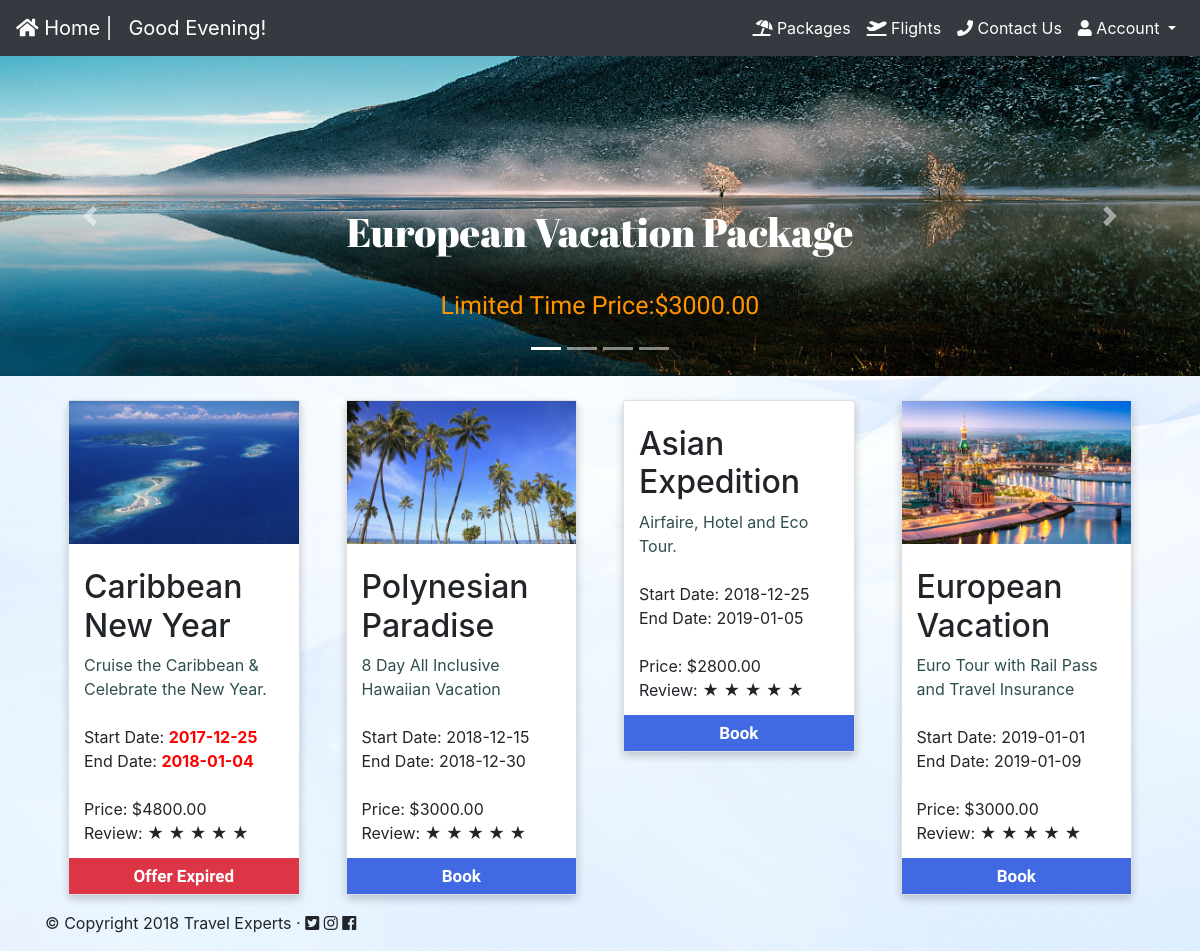
/package.php, run on the app's committed database.
### tables this page shows
CREATE TABLE `packages` (
  `PackageId` int(11) NOT NULL,
  `PkgName` varchar(50) NOT NULL,
  `PkgStartDate` date DEFAULT NULL,
  `PkgEndDate` date DEFAULT NULL,
  `PkgDesc` varchar(50) DEFAULT NULL,
  `PkgBasePrice` decimal(19,2) NOT NULL,
  `PkgAgencyCommission` decimal(19,2) DEFAULT NULL
);

### package.php (the view, shortened to what this page needs)
<!DOCTYPE html>
<html>
<head>
    <?php
	include_once("pop.php");
	include ("header.php");
	function datePassed($startTime){
	    $dbTime = date ("Y-m-d H:i:s",  strtotime($startTime));
        $realtime = date("Y-m-d H:i:s");
        if($dbTime >= $realtime){
            return false;
        }
        if($dbTime < $realtime){
            return true;
        }
	}
?>
</head>
<body>
    <div class="slides">
        <div id="demo" class="carousel slide" data-ride="carousel">
            <ul class="carousel-indicators">
                <li data-target="#demo" data-slide-to="0" class="active"></li>
                <li data-target="#demo" data-slide-to="1"></li>
                <li data-target="#demo" data-slide-to="2"></li>
                <li data-target="#demo" data-slide-to="3"></li>
            </ul>
            <div class="carousel-inner">
                <div class="carousel-item active">
                    <img src="euu.jpg" alt="Europe" >
                    <div class="carousel-caption">
                        <h3>European Vacation Package</h3><br />
                        <p id="p1">Limited Time Price:$3000.00</p>
                    </div>
                </div>
            </div>
            <a class="carousel-control-prev" href="#demo" data-slide="prev">
                <span class="carousel-control-prev-icon"></span>
            </a>
            <a class="carousel-control-next" href="#demo" data-slide="next">
                <span class="carousel-control-next-icon"></span>
            </a>
        </div>
    </div>
    <br />
    <div class="pos">
        <div class="row" >
               <div class="col-xs-12 col-md-6 col-lg-4 col-xl-3">
            <div class="column" style="width:100%;">
                           <div class="card">
                    <img src="caaa.jpg" alt="" style="width:100%">
                    <div class="container" style="height:350px;"><br />
                            <?php
                    $result = mysqli_query($dbh, "SELECT PkgName, PkgStartDate, PkgEndDate, PkgDesc, PkgBasePrice FROM packages WHERE PackageId = 1");
                    $row = mysqli_fetch_assoc($result);
                    print ("<h2>" . $row["PkgName"] . "</h2>");
                    print ("<span style='color:darkslategrey;'>" . $row["PkgDesc"] . "</span><br /><br />");
                    if(datePassed($row["PkgStartDate"])){
                        print ("Start Date: <span style='color:red; font-weight:bold;'>" . $row["PkgStartDate"] . "</span><br />");
                        print ("End Date: <span style='color:red; font-weight:bold;'>" . $row["PkgEndDate"] . "</span><br /><br />");
                        }
                    else{
                        print ("Start Date: " . $row["PkgStartDate"] . "<br />");
                        print ("End Date: " . $row["PkgEndDate"] . "<br /><br />");
                        }
                    print ("Price: $" . $row["PkgBasePrice"] . "<br />");
                    print ("Review:  &#9733 &#9733 &#9733 &#9733 &#9733" . "<br />")
                    ?>
                        <?php
                    if(!datePassed($row["PkgStartDate"])){
                        echo '<p><a href="logincheck.php" style="color:white; text-decoration:none;"><button class="button bottom-align-text">Book</button></a></p>';
                    }
                    else{
                         echo '<p><div class="button bottom-align-text btn-danger" style="cursor:default;">Offer Expired</div></p>';
                    }
                    ?>
                    </div>
                </div>
            </div>
            </div>
             <div class="col-xs-12 col-md-6 col-lg-4 col-xl-3">
            <div class="column" style="width:100%;">
                   <div class="card">
                    <img src="pol.jpg" alt="" style="width:100%">
                    <div class="container" style="height:350px;"><br />
                    <?php
                    $result = mysqli_query($dbh, "SELECT PkgName, PkgStartDate, PkgEndDate, PkgDesc, PkgBasePrice FROM packages WHERE PackageId = 2");
                    $row = mysqli_fetch_assoc($result);
                    print ("<h2>" . $row["PkgName"] . "</h2>");
                    print ("<span style='color:darkslategrey;'>" . $row["PkgDesc"] . "</span><br /><br />");
                    if(datePassed($row["PkgStartDate"])){
                        print ("Start Date: <span style='color:red; font-weight:bold;'>" . $row["PkgStartDate"] . "</span><br />");
                        print ("End Date: <span style='color:red; font-weight:bold;'>" . $row["PkgEndDate"] . "</span><br /><br />");
                        }
                    else{
                        print ("Start Date: " . $row["PkgStartDate"] . "<br />");
                        print ("End Date: " . $row["PkgEndDate"] . "<br /><br />");
                        }
                    print ("Price: $" . $row["PkgBasePrice"] . "<br />");
                    print ("Review:  &#9733 &#9733 &#9733 &#9733 &#9733" . "<br />")
                    ?>
                    <?php
                    if(!datePassed($row["PkgStartDate"])){
                        echo '<p><a href="logincheck.php" style="color:white; text-decoration:none;"><button class="button bottom-align-text">Book</button></a></p>';
                    }
                    else{
                         echo '<p><div class="button bottom-align-text btn-danger" style="cursor:default;">Offer Expired</div></p>';
                    }
                    ?>
                    </div>
                </div>
            </div>
            </div>
         <div class="col-xs-12 col-md-6 col-lg-4 col-xl-3">
            <div class="column" style="width:100%;">
            <div class="card">
                     <div class="container" style="height:350px;"><br />
                    <?php
                    $result = mysqli_query($dbh, "SELECT PkgName, PkgStartDate, PkgEndDate, PkgDesc, PkgBasePrice FROM packages WHERE PackageId = 3");
                    $row = mysqli_fetch_assoc($result);
                    print ("<h2>" . $row["PkgName"] . "</h2>");
                    print ("<span style='color:darkslategrey;'>" . $row["PkgDesc"] . "</span><br /><br />");
                    if(datePassed($row["PkgStartDate"])){
                        print ("Start Date: <span style='color:red; font-weight:bold;'>" . $row["PkgStartDate"] . "</span><br />");
                        print ("End Date: <span style='color:red; font-weight:bold;'>" . $row["PkgEndDate"] . "</span><br /><br />");
                        }
                    else{
                        print ("Start Date: " . $row["PkgStartDate"] . "<br />");
                        print ("End Date: " . $row["PkgEndDate"] . "<br /><br />");
                        }
                    print ("Price: $" . $row["PkgBasePrice"] . "<br />");
                    print ("Review:  &#9733 &#9733 &#9733 &#9733 &#9733" . "<br />")
                    ?>
                        <?php
                    if(!datePassed($row["PkgStartDate"])){
                        echo '<p><a href="logincheck.php" style="color:white; text-decoration:none;"><button class="button bottom-align-text">Book</button></a></p>';
                    }
                    else{
                         echo '<p><div class="button bottom-align-text btn-danger" style="cursor:default;">Offer Expired</div></p>';
                    }
                    ?>
                    </div>
                </div>
            </div>
            </div>
            <div class="col-xs-12 col-md-6 col-lg-4 col-xl-3">
            <div class="column" style="width:100%;">
                     <div class="card">
                    <img src="eu.jpg" alt="" style="width:100%">
                     <div class="container" style="height:350px;"><br />
                    <?php
                    $result = mysqli_query($dbh, "SELECT PkgName, PkgStartDate, PkgEndDate, PkgDesc, PkgBasePrice FROM packages WHERE PackageId = 4");
                    $row = mysqli_fetch_assoc($result);
                    print ("<h2>" . $row["PkgName"] . "</h2>");
                    print ("<span style='color:darkslategrey;'>" . $row["PkgDesc"] . "</span><br /><br />");
                    if(datePassed($row["PkgStartDate"])){
                        print ("Start Date: <span style='color:red; font-weight:bold;'>" . $row["PkgStartDate"] . "</span><br />");
                        print ("End Date: <span style='color:red; font-weight:bold;'>" . $row["PkgEndDate"] . "</span><br /><br />");
                        }
                    else{
                        print ("Start Date: " . $row["PkgStartDate"] . "<br />");
                        print ("End Date: " . $row["PkgEndDate"] . "<br /><br />");
                        }
                    print ("Price: $" . $row["PkgBasePrice"] . "<br />");
                    print ("Review:  &#9733 &#9733 &#9733 &#9733 &#9733" . "<br />")
                    ?>
                        <?php
                    if(!datePassed($row["PkgStartDate"])){
                        echo '<p><a href="logincheck.php" style="color:white; text-decoration:none;"><button class="button bottom-align-text">Book</button></a></p>';
                    }
                    else{
                         echo '<p><div class="button bottom-align-text btn-danger" style="cursor:default;">Offer Expired</div></p>';
                    }
                    ?>
                    </div>
                    </div>
                </div>
            </div>
        </div>
    </div>
    <?php
	include ("footer.php");
    ?>
</body>
</html>

### header.php (shortened to what this page needs)
<!doctype html>
<html lang="en">
  <head>
    <link href="stylehome.css" type="text/css" rel="stylesheet" media="screen,projection"/>
    <link rel="stylesheet" href="https://stackpath.bootstrapcdn.com/bootstrap/4.1.3/css/bootstrap.min.css">
    <link rel="stylesheet" href="https://maxcdn.bootstrapcdn.com/bootstrap/4.0.0-beta/css/bootstrap.min.css">
    <link rel="stylesheet" href="https://use.fontawesome.com/releases/v5.5.0/css/all.css">
  </head>
  <body>
   <?php include ("navbar.php");?>
</html>

### navbar.php (shortened to what this page needs)
<!DOCTYPE html>
<html lang="en">
<head>
  <link rel="stylesheet" href="https://maxcdn.bootstrapcdn.com/bootstrap/4.0.0-beta/css/bootstrap.min.css">
  <link rel="stylesheet" href="https://use.fontawesome.com/releases/v5.5.0/css/all.css">
</head>
<body>
<nav class="navbar navbar-expand-lg navbar-dark bg-dark  sticky-top">
    <a class="navbar-brand" href="../index.php"><i class="fas fa-home"></i> Home |</a> <br />
    <div class="navbar-brand" id="gm">
      <?php
      $Hour = date('G');
      if ( $Hour >= 0 && $Hour <= 11 ) {
          echo "Good Morning!";
      } else if ( $Hour >= 12 && $Hour <= 18 ) {
          echo"Good Afternoon!";
      } else if ( $Hour >= 19 || $Hour <= 4 ) {
          echo "Good Evening!";
      }
    ?>
    </div>
    <div class="collapse navbar-collapse" id="navbarNavDropdown">
      <ul class="navbar-nav ml-auto">
        <li class="nav-item active">
          <a class="nav-link" href="../package.php"><i class="fas fa-umbrella-beach"></i> Packages</a>
        </li>
        <li class="nav-item active">
          <a class="nav-link" href="#"><i class="fas fa-plane-departure"></i> Flights</a>
        </li>
        <li class="nav-item active">
          <a class="nav-link" href="../agencies.php"><i class="fas fa-phone"></i> Contact Us</a>
        </li>
        <?php
         if(isset($_SESSION['user'])){
           echo ' <li class="nav-item active dropdown">
          <a class="nav-link dropdown-toggle" href="" id="navbarDropdownMenuLink" data-toggle="dropdown" aria-haspopup="true" aria-expanded="false"><i class="fas fa-user"></i>
          '.$_SESSION['user'].'
          </a>
          <div class="dropdown-menu" aria-labelledby="navbarDropdownMenuLink">
            <a class="dropdown-item" href="../account/logout.php"><i class="fas fa-user-plus"></i> Logout</a>
          </div>
          </li>';
         }else{
              echo'<li class="nav-item active dropdown">
          <a class="nav-link dropdown-toggle" href="" id="navbarDropdownMenuLink" data-toggle="dropdown" aria-haspopup="true" aria-expanded="false"><i class="fas fa-user"></i>
          Account
          </a>
          <div class="dropdown-menu" aria-labelledby="navbarDropdownMenuLink">
            <a class="dropdown-item" href="../login.php"><i class="fas fa-sign-in-alt"></i> Sign-In</a>
            <a class="dropdown-item" href="../register.php"><i class="fas fa-user-plus"></i> Register</a>
          </div>
          </li>';
         }
        ?>
      </ul>
    </div>
  </nav>

### footer.php (shortened to what this page needs)
<footer class="container">
<p>&copy; Copyright 2018 Travel Experts &middot;
  <i class="fab fa-twitter-square"></i>   <i class="fab fa-instagram"></i>  <i class="fab fa-facebook"></i> </p>
</footer>
  </body>
</html>

### stylehome.css (style rules this page uses)
body { background-image: url("2100.jpg"); background-size: cover; background-attachment: fixed; }
.pos { padding-left: 5%; padding-right: 5%; }
.bottom-align-text { position: absolute; bottom: 0; right: 0; }
.carousel-inner img { width: 100%; height: 100%; }
.carousel-control-prev { margin-left: 0px; }
.carousel-control-next { margin-right: 0px; }
html { box-sizing: border-box; }
*, *:before, *:after { box-sizing: inherit; }
.column { float: left; width: 25%; margin-bottom: 16px; padding: 0 8px; }
.card { box-shadow: 0 4px 8px 0 rgba(0, 0, 0, 0.2); }
.container { padding: 0 16px; min-height:20%; max-height:20%; }
.container::after, .row::after { content: ""; clear: both; display: table; }
.button { border: none; outline: 0; display: inline-block; padding: 8px; color: white; background-color: royalblue; font: bold 17px Arimo, sans-serif; text-align: center; cursor: pointer; width: 100%; }

### package.php (style rules this page uses)
h3 { font: 40px Abril Fatface, cursive; color:white; }
#p1 { font: 25px Fjalla One, sans-serif; color: #ff9300; }
.carousel-item { height:40vh; width:100%; }

### data on the page
packages: PkgName "Caribbean New Year", PkgDesc "Cruise the Caribbean & Celebrate the New Year.", PkgStartDate "2017-12-25", PkgEndDate "2018-01-04", PkgBasePrice "4800.00"
packages: PkgName "Polynesian Paradise", PkgDesc "8 Day All Inclusive Hawaiian Vacation", PkgStartDate "2018-12-15", PkgEndDate "2018-12-30", PkgBasePrice "3000.00"
packages: PkgName "Asian Expedition", PkgDesc "Airfaire, Hotel and Eco Tour.", PkgStartDate "2018-12-25", PkgEndDate "2019-01-05", PkgBasePrice "2800.00"
packages: PkgName "European Vacation", PkgDesc "Euro Tour with Rail Pass and Travel Insurance", PkgStartDate "2019-01-01", PkgEndDate "2019-01-09", PkgBasePrice "3000.00"
